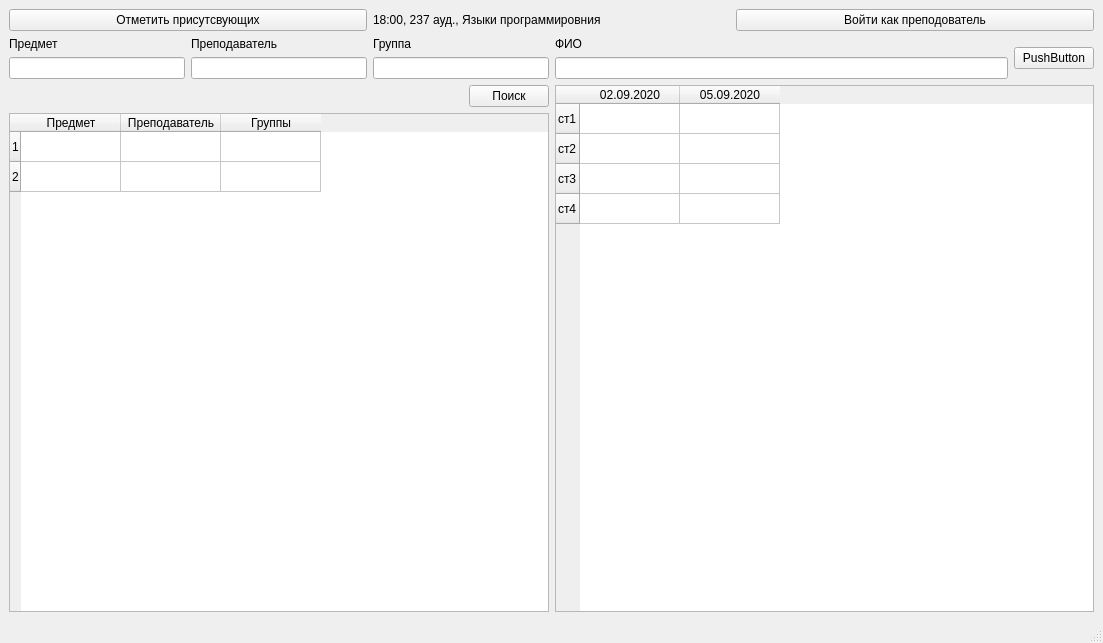
<?xml version="1.0" encoding="UTF-8"?>
<ui version="4.0">
 <class>MainWindow</class>
 <widget class="QMainWindow" name="MainWindow">
  <property name="geometry">
   <rect>
    <x>0</x>
    <y>0</y>
    <width>1103</width>
    <height>643</height>
   </rect>
  </property>
  <property name="windowTitle">
   <string>MainWindow</string>
  </property>
  <widget class="QWidget" name="centralwidget">
   <layout class="QGridLayout" name="gridLayout">
    <item row="0" column="0">
     <layout class="QHBoxLayout" name="horizontalLayout_4">
      <item>
       <widget class="QPushButton" name="pushButton_3">
        <property name="text">
         <string>Отметить присутсвующих</string>
        </property>
       </widget>
      </item>
      <item>
       <widget class="QLabel" name="label_5">
        <property name="text">
         <string>18:00, 237 ауд., Языки программировния</string>
        </property>
       </widget>
      </item>
      <item>
       <widget class="QPushButton" name="pushButton_4">
        <property name="text">
         <string>Войти как преподователь</string>
        </property>
       </widget>
      </item>
     </layout>
    </item>
    <item row="1" column="0">
     <layout class="QHBoxLayout" name="horizontalLayout_5">
      <item>
       <layout class="QVBoxLayout" name="verticalLayout_4">
        <item>
         <layout class="QHBoxLayout" name="horizontalLayout">
          <item>
           <layout class="QVBoxLayout" name="verticalLayout">
            <item>
             <widget class="QLabel" name="label">
              <property name="text">
               <string>Предмет</string>
              </property>
             </widget>
            </item>
            <item>
             <widget class="QLineEdit" name="lecture_lineEdit"/>
            </item>
           </layout>
          </item>
          <item>
           <layout class="QVBoxLayout" name="verticalLayout_2">
            <item>
             <widget class="QLabel" name="label_2">
              <property name="text">
               <string>Преподаватель</string>
              </property>
             </widget>
            </item>
            <item>
             <widget class="QLineEdit" name="teacher_lineEdit"/>
            </item>
           </layout>
          </item>
          <item>
           <layout class="QVBoxLayout" name="verticalLayout_3">
            <item>
             <widget class="QLabel" name="label_3">
              <property name="text">
               <string>Группа</string>
              </property>
             </widget>
            </item>
            <item>
             <widget class="QLineEdit" name="team_lineEdit"/>
            </item>
           </layout>
          </item>
         </layout>
        </item>
        <item>
         <layout class="QHBoxLayout" name="horizontalLayout_2">
          <item>
           <spacer name="horizontalSpacer">
            <property name="orientation">
             <enum>Qt::Horizontal</enum>
            </property>
            <property name="sizeHint" stdset="0">
             <size>
              <width>40</width>
              <height>20</height>
             </size>
            </property>
           </spacer>
          </item>
          <item>
           <widget class="QPushButton" name="search_lecture">
            <property name="text">
             <string>Поиск</string>
            </property>
           </widget>
          </item>
         </layout>
        </item>
        <item>
         <widget class="QTableWidget" name="lecture_tableWidget">
          <row>
           <property name="text">
            <string>1</string>
           </property>
          </row>
          <row>
           <property name="text">
            <string>2</string>
           </property>
          </row>
          <column>
           <property name="text">
            <string>Предмет</string>
           </property>
          </column>
          <column>
           <property name="text">
            <string>Преподаватель</string>
           </property>
          </column>
          <column>
           <property name="text">
            <string>Группы</string>
           </property>
          </column>
         </widget>
        </item>
       </layout>
      </item>
      <item>
       <layout class="QVBoxLayout" name="verticalLayout_6">
        <item>
         <layout class="QHBoxLayout" name="horizontalLayout_3">
          <item>
           <layout class="QVBoxLayout" name="verticalLayout_5">
            <item>
             <widget class="QLabel" name="label_4">
              <property name="text">
               <string>ФИО</string>
              </property>
             </widget>
            </item>
            <item>
             <widget class="QLineEdit" name="lineEdit_4"/>
            </item>
           </layout>
          </item>
          <item>
           <widget class="QPushButton" name="pushButton_2">
            <property name="text">
             <string>PushButton</string>
            </property>
           </widget>
          </item>
         </layout>
        </item>
        <item>
         <widget class="QTableWidget" name="tableWidget">
          <row>
           <property name="text">
            <string>ст1</string>
           </property>
          </row>
          <row>
           <property name="text">
            <string>ст2</string>
           </property>
          </row>
          <row>
           <property name="text">
            <string>ст3</string>
           </property>
          </row>
          <row>
           <property name="text">
            <string>ст4</string>
           </property>
          </row>
          <column>
           <property name="text">
            <string>02.09.2020</string>
           </property>
          </column>
          <column>
           <property name="text">
            <string>05.09.2020</string>
           </property>
          </column>
         </widget>
        </item>
       </layout>
      </item>
     </layout>
    </item>
   </layout>
  </widget>
  <widget class="QMenuBar" name="menubar">
   <property name="geometry">
    <rect>
     <x>0</x>
     <y>0</y>
     <width>1103</width>
     <height>25</height>
    </rect>
   </property>
  </widget>
  <widget class="QStatusBar" name="statusbar"/>
 </widget>
 <resources/>
 <connections/>
</ui>
